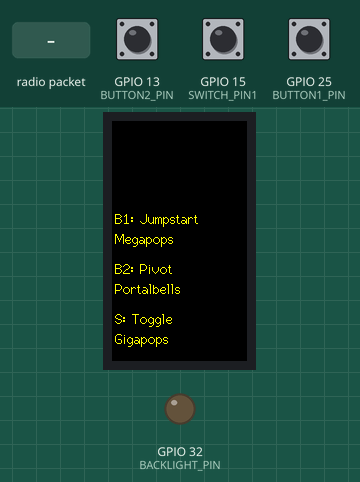
Bench run of a sketch on a simulated ESP32. Parts: 135×240 colour display, output pins drawn as LEDs (lit = HIGH). The test bench sets the inputs (shaded band); at power-on: GPIO 13 (BUTTON2_PIN) HIGH, GPIO 15 (SWITCH_PIN1) HIGH, GPIO 25 (BUTTON1_PIN) HIGH. Random numbers use the default seed unless the sketch sets one; what the sketch prints to the serial monitor is not drawn.

Above: at 0.2 s.
At 1.63 s:
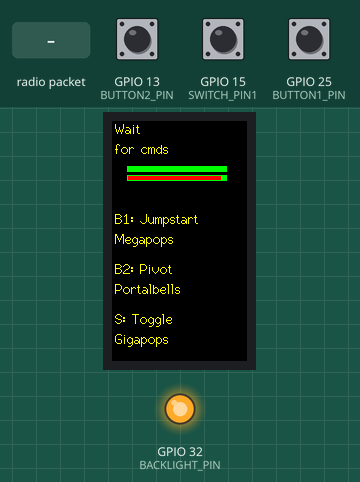
1.9 s: GPIO 13 (BUTTON2_PIN) pulled LOW for 0.15 s
2.6 s: GPIO 15 (SWITCH_PIN1) pulled LOW for 0.15 s
3.3 s: GPIO 25 (BUTTON1_PIN) pulled LOW for 0.15 s
4.0 s: radio packet "0" arrives
7.0 s: radio packet "A" arrives
8.5 s: radio packet "D" arrives
At 18.06 s:
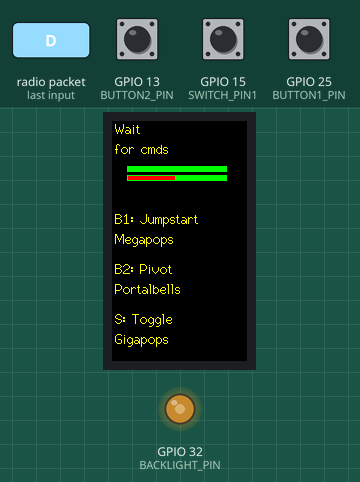
Timing chart, 0 to 19.3 s (numbered marks = the images above; inputs shaded):
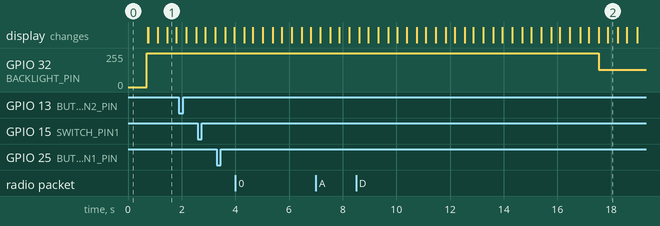

The sketch:

espaceteam.ino
```cpp
/*
  Spacetime using ESP32

  Modified by Tiffany Tseng for esp32 Arduino Board Definition 3.0+
  Originally created by Mark Santolucito for Barnard COMS 3930
  Based on DroneBot Workshop 2022 ESP-NOW Multi Unit Demo
*/

// Include Libraries
#include <WiFi.h>
#include <esp_now.h>
#include <TFT_eSPI.h>  // Graphics and font library for ST7735 driver chip
#include <SPI.h>

TFT_eSPI tft = TFT_eSPI();  // Invoke library, pins defined in User_Setup.h

String cmd1 = "";
String cmd2 = "";
String cmd3 = "";
volatile bool scheduleCmd1Send = false;
volatile bool scheduleCmd2Send = false;
volatile bool scheduleCmd3Send = false;

String cmdRecvd = "";
const String waitingCmd = "Wait for cmds";
bool redrawCmdRecvd = false;

// for drawing progress bars
int progress = 0;
bool redrawProgress = true;
int lastRedrawTime = 0;

// border variables
bool flashGreenBorder = false;
bool flashRedBorder = false;
unsigned long lastFlashTime = 0;
bool borderState = false;
const int flashInterval = 250;

//we could also use xSemaphoreGiveFromISR and its associated fxns, but this is fine
volatile bool scheduleCmdAsk = true;
hw_timer_t *askRequestTimer = NULL;
volatile bool askExpired = false;
hw_timer_t *askExpireTimer = NULL;
int expireLength = 35;

#define ARRAY_SIZE 10
const String commandVerbs[ARRAY_SIZE] = {"Engage", "Jingle", "Press", "Play", "Tickle", "Randomize", "Flourish", "Jumpstart", "Pivot", "Tinker" };
const String commandNounsFirst[ARRAY_SIZE] = {"Portal", "Flopper", "Blink", "Spot", "Cable", "Wire", "Flower", "Hyper", "Giga", "Mega"};
const String commandNounsSecond[ARRAY_SIZE] = {"pins", "nobs", "bells", "pops", "spirals", "coils", "springs", "cogs", "screws", "bolts"};

int lineHeight = 20;

const int obstructionThresholdOne = 10;
const int obstructionThresholdTwo = 5;
bool obstructionActive = false;


// Define LED and pushbutton pins
#define BUTTON1_PIN 25
#define BUTTON2_PIN 13
#define SWITCH_PIN1 15
#define SWITCH_PIN2 2
#define BACKLIGHT_PIN 32


// border fns
void drawBorder(uint16_t color) {
  tft.drawRect(0, 0, tft.width(), tft.height(), color);
  tft.drawRect(1, 1, tft.width()-2, tft.height()-2, color);
}

void formatMacAddress(const uint8_t *macAddr, char *buffer, int maxLength)
// Formats MAC Address
{
  snprintf(buffer, maxLength, "%02x:%02x:%02x:%02x:%02x:%02x", macAddr[0], macAddr[1], macAddr[2], macAddr[3], macAddr[4], macAddr[5]);
}

void startExpireTimer() {
  timerStop(askExpireTimer);
  timerWrite(askExpireTimer, 0);
  timerStart(askExpireTimer);
}

void receiveCallback(const esp_now_recv_info_t *macAddr, const uint8_t *data, int dataLen)
/* Called when data is received
   You can receive 3 types of messages
   1) a "ASK" message, which indicates that your device should display the cmd if the device is free
   2) a "DONE" message, which indicates the current ASK? cmd has been executed
   3) a "PROGRESS" message, indicating a change in the progress of the spaceship

   Messages are formatted as follows:
   [A/D]: cmd
   For example, an ASK message for "Twist the wutangs":
   A: Twist the wutangs
   For example, a DONE message for "Engage the devnobs":
   D: Engage the devnobs
   For example, a PROGESS message for 75% progress
   P: 75
*/

{
  // Only allow a maximum of 250 characters in the message + a null terminating byte
  char buffer[ESP_NOW_MAX_DATA_LEN + 1];
  int msgLen = min(ESP_NOW_MAX_DATA_LEN, dataLen);
  strncpy(buffer, (const char *)data, msgLen);

  // Make sure we are null terminated
  buffer[msgLen] = 0;
  String recvd = String(buffer);
  Serial.println(recvd);
  // Format the MAC address
  char macStr[18];
  // formatMacAddress(macAddr, macStr, 18);

  // Send Debug log message to the serial port
  Serial.printf("Received message from: %s \n%s\n", macStr, buffer);
  if (recvd[0] == 'A' && cmdRecvd == waitingCmd && random(100) < 30)  //only take an ask if you don't have an ask already and only take it XX% of the time
  {
    recvd.remove(0, 3);
    cmdRecvd = recvd;
    redrawCmdRecvd = true;
    startExpireTimer();
  } else if (recvd[0] == 'D' && recvd.substring(3) == cmdRecvd) {
    timerStop(askExpireTimer);
    timerWrite(askExpireTimer, 0);
    flashGreenBorder = true;
    delay(1000);
    flashGreenBorder = false;
    cmdRecvd = waitingCmd;
    progress = progress + 1;
    broadcast("P: " + String(progress));
    redrawCmdRecvd = true;

  } else if (recvd[0] == 'P') {
    recvd.remove(0, 3);
    progress = recvd.toInt();
    redrawProgress = true;
  }
}

void sentCallback(const uint8_t *macAddr, esp_now_send_status_t status)
// Called when data is sent
{
  char macStr[18];
  formatMacAddress(macAddr, macStr, 18);
  Serial.print("Last Packet Sent to: ");
  Serial.println(macStr);
  Serial.print("Last Packet Send Status: ");
  Serial.println(status == ESP_NOW_SEND_SUCCESS ? "Delivery Success" : "Delivery Fail");
}

void broadcast(const String &message)
// Emulates a broadcast
{
  // Broadcast a message to every device in range
  uint8_t broadcastAddress[] = { 0xFF, 0xFF, 0xFF, 0xFF, 0xFF, 0xFF };
  esp_now_peer_info_t peerInfo = {};
  memcpy(&peerInfo.peer_addr, broadcastAddress, 6);
  if (!esp_now_is_peer_exist(broadcastAddress)) {
    esp_now_add_peer(&peerInfo);
  }
  // Send message
  Serial.print("Sent message: ");
  Serial.println(message);
  esp_err_t result = esp_now_send(broadcastAddress, (const uint8_t *)message.c_str(), message.length());
}

void IRAM_ATTR sendCmd1() {
  scheduleCmd1Send = true;
}

void IRAM_ATTR sendCmd2() {
  scheduleCmd2Send = true;
}

void IRAM_ATTR sendCmd3() {
  scheduleCmd3Send = true;
}

void IRAM_ATTR onAskReqTimer() {
  scheduleCmdAsk = true;
}

void IRAM_ATTR onAskExpireTimer() {
  askExpired = true;
}

void espnowSetup() {
  // Set ESP32 in STA mode to begin with
  delay(500);
  WiFi.mode(WIFI_STA);
  Serial.println("ESP-NOW Broadcast Demo");

  // Print MAC address
  Serial.print("MAC Address: ");
  Serial.println(WiFi.macAddress());

  // Disconnect from WiFi
  WiFi.disconnect();

  // Initialize ESP-NOW
  if (esp_now_init() == ESP_OK) {
    Serial.println("ESP-NOW Init Success");
    esp_now_register_recv_cb(receiveCallback);
    esp_now_register_send_cb(sentCallback);
  } else {
    Serial.println("ESP-NOW Init Failed");
    delay(3000);
    ESP.restart();
  }
}

void buttonSetup() {
  pinMode(BUTTON1_PIN, INPUT_PULLUP);
  pinMode(BUTTON2_PIN, INPUT_PULLUP);
  pinMode(SWITCH_PIN1, INPUT_PULLUP);

  attachInterrupt(digitalPinToInterrupt(BUTTON1_PIN), sendCmd1, FALLING);
  attachInterrupt(digitalPinToInterrupt(BUTTON2_PIN), sendCmd2, FALLING);
  attachInterrupt(digitalPinToInterrupt(SWITCH_PIN1), sendCmd3, CHANGE);
}

void textSetup() {
  tft.init();
  tft.setRotation(0);

  tft.setTextSize(2);
  tft.fillScreen(TFT_BLACK);
  tft.setTextColor(TFT_YELLOW, TFT_BLACK);
  drawControls();

  cmdRecvd = waitingCmd;
  redrawCmdRecvd = true;
}

void timerSetup() {
  // https://espressif-docs.readthedocs-hosted.com/projects/arduino-esp32/en/latest/api/timer.html
  askRequestTimer = timerBegin(1000000); // 1MHz
  timerAttachInterrupt(askRequestTimer, &onAskReqTimer);
  timerAlarm(askRequestTimer, 5 * 1000000, true, 0);  //send out an ask every 5 secs
  timerStart(askRequestTimer);

  askExpireTimer = timerBegin(1000000);
  timerAttachInterrupt(askExpireTimer, &onAskExpireTimer);
  timerAlarm(askExpireTimer, expireLength * 1000000, true, 0);
  timerStart(askExpireTimer);
}

void drawScreenObstructionOne() {
  for (int i = 0; i < 200; i++) {
        int x = random(tft.width());
        int y = random(tft.height());
        tft.drawPixel(x, y, TFT_BLUE);
    }
}
void drawScreenObstructionTwo() {
  for (int i = 0; i < 80; i++) {
        int x = random(tft.width());
        int y = random(tft.height());
        tft.drawPixel(x, y, TFT_BLUE);
    }
  for (int i = 0; i < 35; i++) {
        int x1 = random(tft.width());
        int y1 = random(tft.height());
        int x2 = random(tft.width());
        int y2 = random(tft.height());
        tft.drawLine(x1, y1, x2, y2, TFT_YELLOW);
    }
}

void setup() {
  Serial.begin(115200);

  textSetup();
  buttonSetup();
  espnowSetup();
  timerSetup();

  pinMode(BACKLIGHT_PIN, OUTPUT);  // Set the backlight pin as an output
  analogWrite(BACKLIGHT_PIN, 255);
}

String genCommand() {
  String verb = commandVerbs[random(ARRAY_SIZE)];
  String noun1 = commandNounsFirst[random(ARRAY_SIZE)];
  String noun2 = commandNounsSecond[random(ARRAY_SIZE)];
  return verb + " " + noun1 + noun2;
}

void drawControls() {

  cmd1 = genCommand();
  cmd2 = genCommand();
  cmd1.indexOf(' ');

  cmd3 = genCommand();
  cmd3 = "Toggle " + cmd3.substring(cmd3.indexOf(' ') + 1);
  tft.setTextSize(1);
  tft.drawString("B1: " + cmd1.substring(0, cmd1.indexOf(' ')), 3, 90, 2);
  tft.drawString(cmd1.substring(cmd1.indexOf(' ') + 1), 3, 90 + lineHeight, 2);
  tft.drawString("B2: " + cmd2.substring(0, cmd2.indexOf(' ')), 3, 140, 2);
  tft.drawString(cmd2.substring(cmd2.indexOf(' ') + 1), 3, 140 + lineHeight, 2);
  tft.drawString("S: " + cmd3.substring(0, cmd3.indexOf(' ')), 3, 190, 2);
  tft.drawString(cmd3.substring(cmd3.indexOf(' ') + 1), 3, 190 + lineHeight, 2);
}

void debugTimer() {
  Serial.print("timer read (us):");
  Serial.println(timerRead(askExpireTimer));
  Serial.print("reaminaing time:");
  Serial.println((expireLength * 1000000.0 - timerRead(askExpireTimer)) / 1000000.0);
}

void loop() {

  if (scheduleCmd1Send) {
    broadcast("D: " + cmd1);
    scheduleCmd1Send = false;
  }
  if (scheduleCmd2Send) {
    broadcast("D: " + cmd2);
    scheduleCmd2Send = false;
  }
  if (scheduleCmd3Send) {
    broadcast("D: " + cmd3);
    scheduleCmd3Send = false;
  }
  if (scheduleCmdAsk) {
    String cmdList[] = {cmd1, cmd2, cmd3};
    String cmdAsk = cmdList[(int)random(3)];
    broadcast("A: " + cmdAsk);
    scheduleCmdAsk = false;
  }
  if (askExpired) {
    progress = max(0, progress - 1);
    broadcast(String(progress));
    //tft.fillRect(0, 0, 135, 90, TFT_RED);
    cmdRecvd = waitingCmd;
    redrawCmdRecvd = true;
    askExpired = false;


    // End game if progress reaches 0
    if (progress == 0) {
        tft.fillScreen(TFT_RED);
        tft.setTextSize(3);
        tft.setTextColor(TFT_WHITE, TFT_RED);
        tft.drawString("GAME", 35, 50, 1);
        tft.drawString("OVER", 35, 100, 1);
        delay(5000); // Display the game-over screen for 5 seconds
        ESP.restart(); // Restart the device or handle any other end-game logic
    }
  }
  //as timer runs out, add obstruction
  float remainingTime = (expireLength * 1000000.0 - timerRead(askExpireTimer)) / 1000000.0;
  if (remainingTime < obstructionThresholdTwo && !obstructionActive) {
    drawScreenObstructionTwo();
    obstructionActive = true;
  } else if (remainingTime < obstructionThresholdOne && !obstructionActive) {
    drawScreenObstructionOne();
    obstructionActive = true;
  }

  if (flashGreenBorder && millis() - lastFlashTime > flashInterval) {
    borderState = !borderState;
    if (borderState) {
      drawBorder(TFT_GREEN);
    } else {
      drawBorder(TFT_BLACK);
    }
    lastFlashTime = millis();
  }

  // progress logic
  if ((millis() - lastRedrawTime) > 50) {
    tft.fillRect(15, lineHeight * 2 + 14, 100, 6, TFT_GREEN);
    float progressWidth = (((expireLength * 1000000.0) - timerRead(askExpireTimer)) / (expireLength * 1000000.0)) * 98;
    tft.fillRect(16, lineHeight * 2 + 14 + 1, progressWidth, 4, TFT_RED);

    debugTimer();
    Serial.println(progressWidth);

    if (progressWidth < 49.0 && progressWidth > 25.0 ) {
      analogWrite(BACKLIGHT_PIN, 128); // decrease brightness to 1/2
      drawBorder(TFT_RED);
      drawBorder(TFT_BLACK);
    } else if (progressWidth < 24.9 && progressWidth >= 0) {
      analogWrite(BACKLIGHT_PIN, 64); // decrease brightness to 1/4
      drawBorder(TFT_RED);
      drawBorder(TFT_BLACK);

      for (int i = 0; i < 50; i++) {
        int x = random(tft.width());
        int y = random(tft.height());
        tft.drawPixel(x, y, TFT_RED); // Draw a black dot
      }
    } else {
      analogWrite(BACKLIGHT_PIN, 255); // brightness back to default
      drawBorder(TFT_BLACK);
    }

    if (progressWidth <= 0.5) {
      progress = progress - 1;
    }

    lastRedrawTime = millis();
  }

  if ((millis() - lastRedrawTime) > 50) {
    tft.fillRect(15, lineHeight * 2 + 14, 100, 6, TFT_GREEN);
    tft.fillRect(16, lineHeight * 2 + 14 + 1, (((expireLength * 1000000.0) - timerRead(askExpireTimer)) / (expireLength * 1000000.0)) * 98, 4, TFT_RED);

    lastRedrawTime = millis();
  }

  if (redrawCmdRecvd || redrawProgress) {
    // clearing obstruction when task is completed
    if (obstructionActive) {
      tft.fillRect(0, 0, tft.width(), tft.height(), TFT_BLACK);
      obstructionActive = false;
    }

    tft.fillRect(0, 0, 135, 90, TFT_BLACK);
    tft.drawString(cmdRecvd.substring(0, cmdRecvd.indexOf(' ')), 3, 0, 2);
    tft.drawString(cmdRecvd.substring(cmdRecvd.indexOf(' ') + 1), 3, 0 + lineHeight, 2);

      cmd3 = "Toggle " + cmd3.substring(cmd3.indexOf(' ') + 1);
      tft.setTextSize(1);
      tft.drawString("B1: " + cmd1.substring(0, cmd1.indexOf(' ')), 3, 90, 2);
      tft.drawString(cmd1.substring(cmd1.indexOf(' ') + 1), 3, 90 + lineHeight, 2);
      tft.drawString("B2: " + cmd2.substring(0, cmd2.indexOf(' ')), 3, 140, 2);
      tft.drawString(cmd2.substring(cmd2.indexOf(' ') + 1), 3, 140 + lineHeight, 2);
      tft.drawString("S: " + cmd3.substring(0, cmd3.indexOf(' ')), 3, 190, 2);
      tft.drawString(cmd3.substring(cmd3.indexOf(' ') + 1), 3, 190 + lineHeight, 2);

    redrawCmdRecvd = false;

    if (progress >= 10) {
      tft.fillScreen(TFT_BLUE);
      tft.setTextSize(3);
      tft.setTextColor(TFT_WHITE, TFT_BLUE);
      tft.drawString("GO", 45, 20, 2);
      tft.drawString("COMS", 20, 80, 2);
      tft.drawString("3930!", 18, 130, 2);
      delay(6000);
      ESP.restart();
    } else {
      tft.fillRect(15, lineHeight * 2 + 5, 100, 6, TFT_GREEN);
      tft.fillRect(16, lineHeight * 2 + 5 + 1, progress * 10, 4, TFT_BLUE);
    }
    redrawProgress = false;
  }
}
```
